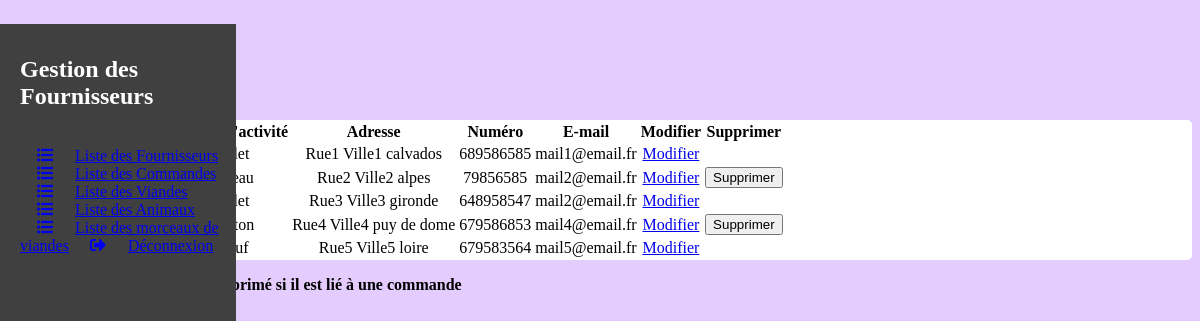
/ (signed in), run on the app's committed database.
### tables this page shows
CREATE TABLE "fournisseur" (
	"idFournisseur"	INTEGER PRIMARY KEY AUTOINCREMENT,
	"nomEntreprise"	TEXT,
	"rue"	TEXT,
	"ville"	TEXT,
	"tel"	INTEGER,
	"mail"	TEXT,
	"CP"	INTEGER,
	"idSecteur"	INTEGER,
	FOREIGN KEY("CP") REFERENCES "departement"("CP"),
	FOREIGN KEY("idSecteur") REFERENCES "secteurActivite"("idSecteur")
);

### infoWeb.php (the view, shortened to what this page needs)
<?php
Class InfoWeb
{
    private $_db;
    private function _setDb(PDO $db)
    {
        $this->_db = $db;
    }
    private function _selectFournisseur()
    {
        $req = $this->_db->prepare(
            'SELECT idFournisseur, nomEntreprise, rue, ville, tel, mail, departement.libelle AS CP, secteurActivite.libelle AS libelle
			FROM fournisseur
			INNER JOIN secteurActivite
			ON fournisseur.idSecteur = secteurActivite.idSecteur
            INNER JOIN departement
            ON fournisseur.CP= departement.CP'
        );
        $req->execute();
        $data = $req->fetchAll();
        return $data;
    }
    public function fournisseurList()
    {
        $data = self::_selectFournisseur();
        foreach ($data as $key => $ligne) {
            echo "<tr>";
            echo "<td>".$ligne['idFournisseur']."</td>";
            echo "<td>".$ligne['nomEntreprise']."</td>";
            echo "<td>".$ligne['libelle']."</td>";
            echo "<td>".$ligne['rue']." ".$ligne['ville']." ".$ligne['CP']."</td>";
            echo "<td>".$ligne['tel']."</td>";
            echo "<td>".$ligne['mail']."</td>";
            echo "<td><a href=\"alterFournisseur.php?idFournisseur=".$ligne['idFournisseur']."&nomEntreprise=".$ligne['nomEntreprise']."&libelle=".$ligne['libelle']."&rue=".$ligne['rue']."&ville=".$ligne['ville']."&CP=".$ligne['CP']."&tel=".$ligne['tel']."&mail=".$ligne['mail']."\" class=\"button-alter button\">Modifier </a></td>";
            $del = self::_fournisseurCheck($ligne['idFournisseur']);
            if ($del===true){
                echo "<td>
                                <button onclick=\"document.getElementById('".$ligne['idFournisseur']."').style.display='block'\" >Supprimer</button>
                                <div id=\"".$ligne['idFournisseur']."\" class=\"modal\">
                                    <div class=\"modal-content\">
                                        <div class=\"modal-container\">
                                            <span onclick=\"document.getElementById('".$ligne['idFournisseur']."').style.display='none'\" class=\"display-topright\">&times;</span>
                                            <h4>Supprimer ?</h4>
                                            <a href=\"infoWeb.php?delFournisseur&idFournisseur=".$ligne['idFournisseur']."&nomEntreprise=".$ligne['nomEntreprise']."\">Valider</a>
                                        </div>
                                    </div>
                                </div>
                            </td>";
            } else {echo "<td></td>";}
            echo "</tr>";
        }
    }
    private function _fournisseurCheck($fournisseur)
    {
        $req = $this->_db->prepare(
            'SELECT idCommande
            FROM commande
            WHERE idFournisseur = :idFournisseur
            '
        );
        $req->execute(
            array(
                'idFournisseur' => $fournisseur
            )
        );
        $data = $req->fetch(PDO::FETCH_ASSOC);
        if ($data===false) {
            return true;
        } else {
            return false;
        }
    }
}

### index.php
<?php
require 'infoWeb.php';
?>
<!DOCTYPE html>
<html>
<?php  require 'require/head.php' ?>
<body>
<?php  require 'require/navbar.php' ?>
<div class="container ">
	<div class="row  ">
    	<div class="column column-100 titre">
    		<h3 class="titre">Liste des Fournisseurs :</h3>
    	</div>
    </div>
    <br/>
    <a href="addFournisseur.php" class="button-add button"><i class="fa fa-plus-circle add margin-right"></i>Ajouter un fournisseur</a><br><br>
  	<div class="row content">
	    <div class="column column-100 ">
	        <table >
			    <thead>
			        <tr>
			            <th>Id</th>
			            <th>Nom de l'entreprise</th>
			            <th>Secteur d'activité</th>
			            <th>Adresse</th>
			            <th>Numéro</th>
			            <th>E-mail</th>
			            <th>Modifier</th>
			            <th>Supprimer</th>
			        </tr>
			    </thead>
			    <tbody>
			    	<?php
			    		$infoWeb = new InfoWeb();
    					$infoWeb->fournisseurList();
			        ?>
			    </tbody>
			</table>
  		</div>
	</div>
	<p><b>*Un fournisseur ne peut être supprimé si il est lié à une commande</b></p>
</div>
</body>
</html>

### require/head.php (shortened to what this page needs)
<head>
    <link rel="stylesheet" type="text/css" href="/css/base.css">
    <link rel="stylesheet" href="https://cdnjs.cloudflare.com/ajax/libs/milligram/1.3.0/milligram.css">
    <link rel="stylesheet" href="https://cdnjs.cloudflare.com/ajax/libs/milligram/1.3.0/milligram.css.map">
    <link rel="stylesheet" href="https://cdnjs.cloudflare.com/ajax/libs/milligram/1.3.0/milligram.min.css">
    <link rel="stylesheet" href="https://cdnjs.cloudflare.com/ajax/libs/milligram/1.3.0/milligram.min.css.map">
    <link rel="stylesheet" href="https://use.fontawesome.com/releases/v5.7.2/css/all.css">
</head>

### require/navbar.php
<aside class="column column-20">
  	<h2>Gestion des Fournisseurs</h2>
  	<br/>
 	<a class="button-list button" href="index.php"><i class="fa fa-list-ul fa-fw margin-right"></i>Liste des Fournisseurs</a>
 	<a class="button-list button" href="listCommande.php"><i class="fa fa-list-ul fa-fw margin-right"></i>Liste des Commandes</a>
 	<a class="button-list button" href="listViande.php"><i class="fa fa-list-ul fa-fw margin-right"></i>Liste des Viandes</a>
 	<a class="button-list button" href="listAnimaux.php"><i class="fa fa-list-ul fa-fw margin-right"></i>Liste des Animaux</a>
 	<a class="button-list button" href="listMorceau.php"><i class="fa fa-list-ul fa-fw margin-right"></i>Liste des morceaux de viandes</a>
 	<a class="button-list button" href="login.php?logout"><i class="fas fa-sign-out-alt fa-fw margin-right"></i>Déconnexion</a>
</aside>

### css/base.css (style rules this page uses)
body { margin-top : 0; box-sizing:border-box; background-color: #e5ccff; }
aside { background-color: #404040; display: block; position : absolute; height : 100%; left : 0; width : 18%; color : white; padding-top : 1%; padding-left : 20px; }
.content { border-radius: 5px; background-color: white; }
.button-list { width :90%; text-align: justify !important; padding-left : 15px !important; }
.margin-right { margin-right: 20px; }
.titre { margin-top: 2%; font-weight: bold; }
td,th,.center { text-align: center !important }
.button-add { width :23%; text-align: justify !important; padding-left : 15px !important; }
.button-alter { text-align: justify !important; }

### data on the page
fournisseur: rue "Rue1", ville "Ville1", CP "calvados", tel "689586585", mail "mail1@email.fr"
fournisseur: rue "Rue2", ville "Ville2", CP "alpes", tel "79856585", mail "mail2@email.fr"
fournisseur: rue "Rue3", ville "Ville3", CP "gironde", tel "648958547", mail "mail2@email.fr"
fournisseur: rue "Rue4", ville "Ville4", CP "puy de dome", tel "679586853", mail "mail4@email.fr"
fournisseur: rue "Rue5", ville "Ville5", CP "loire", tel "679583564", mail "mail5@email.fr"
